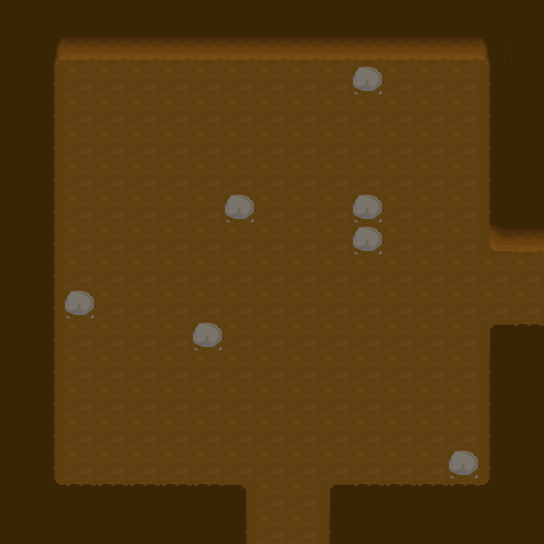

This is a level from a 2D game, rendered from its Tiled map with the project's own tilesets. A one-line summary and the complete map file follow:
An orthogonal 17x17 tile map with 32x32 px tiles, 2 tile layers (Floor, Walls).

<map version="1.0" orientation="orthogonal" renderorder="left-up" width="17" height="17" tilewidth="32" tileheight="32" nextobjectid="1">
 <tileset firstgid="1" name="Environment" tilewidth="32" tileheight="32" tilecount="512" columns="32">
  <image source="../../Textures/Tiles.png" width="1024" height="512" />
  <tile id="5" probability="0.05" />
 </tileset>
 <layer name="Floor" width="17" height="17">
  <data encoding="csv">
38,38,38,38,38,38,38,38,38,38,38,38,38,38,38,38,38,
38,38,38,38,38,38,38,38,38,38,38,38,38,38,38,38,38,
38,38,38,38,38,38,38,38,38,38,38,38,38,38,38,38,38,
38,38,38,38,38,38,38,38,38,38,38,38,38,38,38,38,38,
38,38,38,38,38,38,38,38,38,38,38,38,38,38,38,38,38,
38,38,38,38,38,38,38,38,38,38,38,38,38,38,38,38,38,
38,38,38,38,38,38,38,38,38,38,38,38,38,38,38,38,38,
38,38,38,38,38,38,38,38,38,38,38,38,38,38,38,38,38,
38,38,38,38,38,38,38,38,38,38,38,38,38,38,38,38,38,
38,38,38,38,38,38,38,38,38,38,38,38,38,38,38,38,38,
38,38,38,38,38,38,38,38,38,38,38,38,38,38,38,38,38,
38,38,38,38,38,38,38,38,38,38,38,38,38,38,38,38,38,
38,38,38,38,38,38,38,38,38,38,38,38,38,38,38,38,38,
38,38,38,38,38,38,38,38,38,38,38,38,38,38,38,38,38,
38,38,38,38,38,38,38,38,38,38,38,38,38,38,38,38,38,
38,38,38,38,38,38,38,38,38,38,38,38,38,38,38,38,38,
38,38,38,38,38,38,38,38,38,38,38,38,38,38,38,38,38
</data>
 </layer>
 <layer name="Walls" width="17" height="17">
  <data encoding="csv">
103,103,103,103,103,103,103,103,103,103,103,103,103,103,103,103,103,
103,39,135,135,135,135,135,135,135,135,135,135,135,135,135,40,103,
103,104,0,0,0,0,0,0,0,0,0,6,0,0,0,102,103,
103,104,0,0,0,0,0,0,0,0,0,0,0,0,0,102,103,
103,104,0,0,0,0,0,0,0,0,0,0,0,0,0,102,103,
103,104,0,0,0,0,0,0,0,0,0,0,0,0,0,102,103,
103,104,0,0,0,0,0,6,0,0,0,6,0,0,0,102,103,
103,104,0,0,0,0,0,0,0,0,0,6,0,0,0,134,135,
103,104,0,0,0,0,0,0,0,0,0,0,0,0,0,0,0,
103,104,6,0,0,0,0,0,0,0,0,0,0,0,0,0,0,
103,104,0,0,0,0,6,0,0,0,0,0,0,0,0,70,71,
103,104,0,0,0,0,0,0,0,0,0,0,0,0,0,102,103,
103,104,0,0,0,0,0,0,0,0,0,0,0,0,0,102,103,
103,104,0,0,0,0,0,0,0,0,0,0,0,0,0,102,103,
103,104,0,0,0,0,0,0,0,0,0,0,0,0,6,102,103,
103,8,71,71,71,71,71,72,0,0,70,71,71,71,71,7,103,
103,103,103,103,103,103,103,104,0,0,102,103,103,103,103,103,103
</data>
 </layer>
</map>
